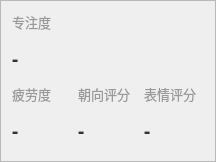
               <widget class="QFrame" name="final_data_frame">
                <property name="styleSheet">
                 <string notr="true">QFrame#final_data_frame {
	background: none;
	border: 2px solid #1296db;
	border-top: none;
	border-right: none;
	border-bottom: none;
}</string>
                </property>
                <property name="frameShape">
                 <enum>QFrame::StyledPanel</enum>
                </property>
                <property name="frameShadow">
                 <enum>QFrame::Raised</enum>
                </property>
                <layout class="QGridLayout" name="gridLayout_13">
                 <item row="0" column="0">
                  <widget class="QLabel" name="label_16">
                   <property name="minimumSize">
                    <size>
                     <width>60</width>
                     <height>0</height>
                    </size>
                   </property>
                   <property name="maximumSize">
                    <size>
                     <width>60</width>
                     <height>16777215</height>
                    </size>
                   </property>
                   <property name="font">
                    <font>
                     <family>微软雅黑</family>
                     <pointsize>10</pointsize>
                    </font>
                   </property>
                   <property name="styleSheet">
                    <string notr="true">color: #999999;</string>
                   </property>
                   <property name="text">
                    <string>专注度</string>
                   </property>
                  </widget>
                 </item>
                 <item row="1" column="0">
                  <widget class="QLabel" name="concentration_value_text">
                   <property name="minimumSize">
                    <size>
                     <width>60</width>
                     <height>40</height>
                    </size>
                   </property>
                   <property name="maximumSize">
                    <size>
                     <width>60</width>
                     <height>40</height>
                    </size>
                   </property>
                   <property name="font">
                    <font>
                     <family>微软雅黑</family>
                     <pointsize>14</pointsize>
                     <weight>75</weight>
                     <bold>true</bold>
                    </font>
                   </property>
                   <property name="styleSheet">
                    <string notr="true">color: #333333;</string>
                   </property>
                   <property name="text">
                    <string>-</string>
                   </property>
                   <property name="scaledContents">
                    <bool>true</bool>
                   </property>
                   <property name="alignment">
                    <set>Qt::AlignLeading|Qt::AlignLeft|Qt::AlignVCenter</set>
                   </property>
                  </widget>
                 </item>
                 <item row="2" column="0">
                  <widget class="QLabel" name="label_22">
                   <property name="minimumSize">
                    <size>
                     <width>60</width>
                     <height>0</height>
                    </size>
                   </property>
                   <property name="maximumSize">
                    <size>
                     <width>60</width>
                     <height>16777215</height>
                    </size>
                   </property>
                   <property name="font">
                    <font>
                     <family>微软雅黑</family>
                     <pointsize>10</pointsize>
                    </font>
                   </property>
                   <property name="styleSheet">
                    <string notr="true">color: #999999;</string>
                   </property>
                   <property name="text">
                    <string>疲劳度</string>
                   </property>
                  </widget>
                 </item>
                 <item row="2" column="1">
                  <widget class="QLabel" name="label_30">
                   <property name="minimumSize">
                    <size>
                     <width>60</width>
                     <height>0</height>
                    </size>
                   </property>
                   <property name="maximumSize">
                    <size>
                     <width>60</width>
                     <height>16777215</height>
                    </size>
                   </property>
                   <property name="font">
                    <font>
                     <family>微软雅黑</family>
                     <pointsize>10</pointsize>
                    </font>
                   </property>
                   <property name="styleSheet">
                    <string notr="true">color: #999999;</string>
                   </property>
                   <property name="text">
                    <string>朝向评分</string>
                   </property>
                  </widget>
                 </item>
                 <item row="2" column="2">
                  <widget class="QLabel" name="label_29">
                   <property name="minimumSize">
                    <size>
                     <width>60</width>
                     <height>0</height>
                    </size>
                   </property>
                   <property name="maximumSize">
                    <size>
                     <width>60</width>
                     <height>16777215</height>
                    </size>
                   </property>
                   <property name="font">
                    <font>
                     <family>微软雅黑</family>
                     <pointsize>10</pointsize>
                    </font>
                   </property>
                   <property name="styleSheet">
                    <string notr="true">color: #999999;</string>
                   </property>
                   <property name="text">
                    <string>表情评分</string>
                   </property>
                  </widget>
                 </item>
                 <item row="3" column="0">
                  <widget class="QLabel" name="fatigue_value_text">
                   <property name="minimumSize">
                    <size>
                     <width>60</width>
                     <height>40</height>
                    </size>
                   </property>
                   <property name="maximumSize">
                    <size>
                     <width>60</width>
                     <height>40</height>
                    </size>
                   </property>
                   <property name="font">
                    <font>
                     <family>微软雅黑</family>
                     <pointsize>14</pointsize>
                     <weight>75</weight>
                     <bold>true</bold>
                    </font>
                   </property>
                   <property name="styleSheet">
                    <string notr="true">color: #333333;</string>
                   </property>
                   <property name="text">
                    <string>-</string>
                   </property>
                   <property name="scaledContents">
                    <bool>true</bool>
                   </property>
                   <property name="alignment">
                    <set>Qt::AlignLeading|Qt::AlignLeft|Qt::AlignVCenter</set>
                   </property>
                  </widget>
                 </item>
                 <item row="3" column="1">
                  <widget class="QLabel" name="toward_score_text">
                   <property name="minimumSize">
                    <size>
                     <width>60</width>
                     <height>40</height>
                    </size>
                   </property>
                   <property name="maximumSize">
                    <size>
                     <width>60</width>
                     <height>40</height>
                    </size>
                   </property>
                   <property name="font">
                    <font>
                     <family>微软雅黑</family>
                     <pointsize>14</pointsize>
                     <weight>75</weight>
                     <bold>true</bold>
                    </font>
                   </property>
                   <property name="styleSheet">
                    <string notr="true">color: #333333;</string>
                   </property>
                   <property name="text">
                    <string>-</string>
                   </property>
                   <property name="scaledContents">
                    <bool>true</bool>
                   </property>
                   <property name="alignment">
                    <set>Qt::AlignLeading|Qt::AlignLeft|Qt::AlignVCenter</set>
                   </property>
                  </widget>
                 </item>
                 <item row="3" column="2">
                  <widget class="QLabel" name="emotion_score_text">
                   <property name="minimumSize">
                    <size>
                     <width>60</width>
                     <height>40</height>
                    </size>
                   </property>
                   <property name="maximumSize">
                    <size>
                     <width>60</width>
                     <height>40</height>
                    </size>
                   </property>
                   <property name="font">
                    <font>
                     <family>微软雅黑</family>
                     <pointsize>14</pointsize>
                     <weight>75</weight>
                     <bold>true</bold>
                    </font>
                   </property>
                   <property name="styleSheet">
                    <string notr="true">color: #333333;</string>
                   </property>
                   <property name="text">
                    <string>-</string>
                   </property>
                   <property name="scaledContents">
                    <bool>true</bool>
                   </property>
                   <property name="alignment">
                    <set>Qt::AlignLeading|Qt::AlignLeft|Qt::AlignVCenter</set>
                   </property>
                  </widget>
                 </item>
                </layout>
               </widget>
